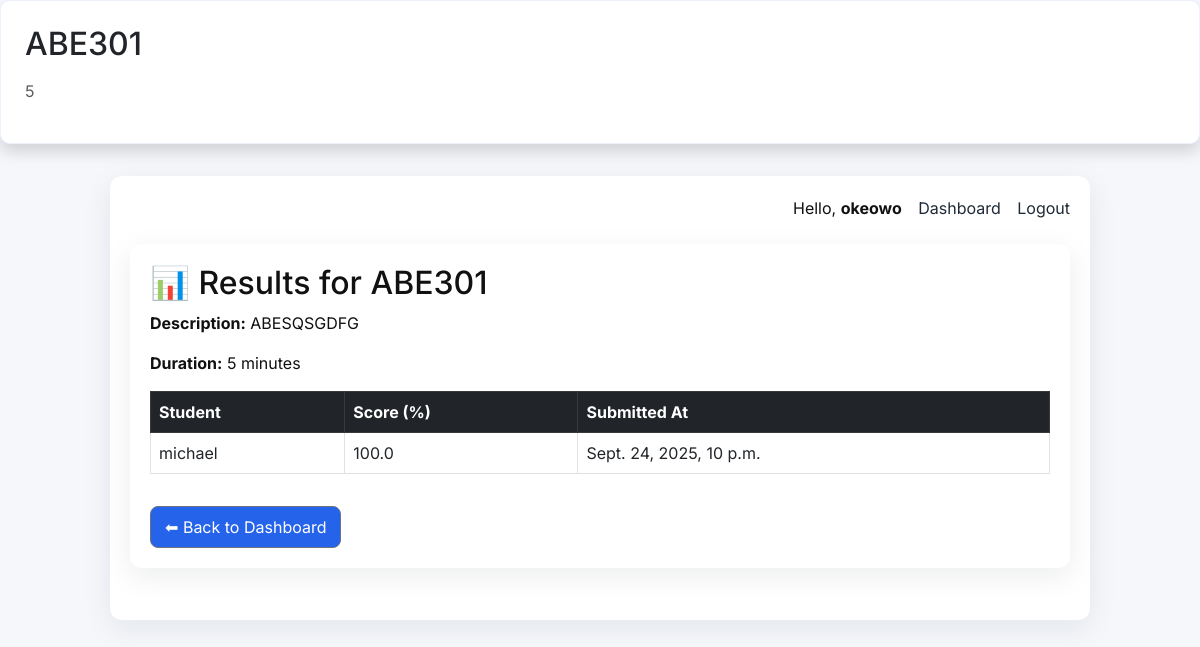
/exam/10/results/ (signed in), run on the app's committed database.
### exams/models.py (models this page shows, shortened)
class Exam(models.Model):
    title = models.CharField(max_length=255)
    description = models.TextField(blank=True)
    start_time = models.DateTimeField(null=True, blank=True)
    duration_minutes = models.PositiveIntegerField(default=10)
    created_by = models.ForeignKey(User, on_delete=models.SET_NULL, null=True, related_name='created_exams')

class StudentSubmission(models.Model):
    student = models.ForeignKey(User, on_delete=models.CASCADE)
    exam = models.ForeignKey(Exam, on_delete=models.CASCADE)
    started_at = models.DateTimeField(auto_now_add=True)
    submitted_at = models.DateTimeField(null=True, blank=True)
    answers = models.JSONField(default=dict)
    score = models.FloatField(null=True, blank=True)

### exams/views.py (the view)
# urls.py: path('exam/<int:exam_id>/results/', views.exam_results, name='exam_results'),
@login_required
def exam_results(request, exam_id):
    exam = get_object_or_404(Exam, id=exam_id)
    if request.user.profile.role != 'staff' or exam.created_by != request.user:
        messages.error(request, "You are not allowed to view results for this exam.")
        return redirect('exams:dashboard')
    submissions = StudentSubmission.objects.filter(exam=exam).select_related("student")
    return render(request, "exams/exam_results.html", {
        "exam": exam,
        "submissions": submissions
    })

### exams/templates/exams/exam_results.html (shortened to what this page needs)
{% extends 'exams/base.html' %}
{% block content %}
<div class="container mt-4">
  <h2>📊 Results for {{ exam.title }}</h2>
  <p><strong>Description:</strong> {{ exam.description }}</p>
  <p><strong>Duration:</strong> {{ exam.duration_minutes }} minutes</p>
  <table class="table table-bordered table-hover mt-3">
    <thead class="table-dark">
      <tr>
        <th>Student</th>
        <th>Score (%)</th>
        <th>Submitted At</th>
      </tr>
    </thead>
    <tbody>
      {% for s in submissions %}
        <tr>
          <td>{{ s.student.username }}</td>
          <td>{{ s.score }}</td>
          <td>{{ s.submitted_at }}</td>
        </tr>
      {% empty %}
        <tr>
          <td colspan="3" class="text-center">No submissions yet.</td>
        </tr>
      {% endfor %}
    </tbody>
  </table>
  <a href="{% url 'exams:dashboard' %}" class="btn btn-secondary mt-3">⬅ Back to Dashboard</a>
</div>
{% endblock %}

### exams/templates/exams/base.html (shortened to what this page needs)
<!doctype html>
<html>
<head>
  <link href="https://cdn.jsdelivr.net/npm/bootstrap@5.3.0/dist/css/bootstrap.min.css" rel="stylesheet">
<div class="card p-4 shadow">
  <h2 class="mb-3">{{ exam.title }}</h2>
  <p class="text-muted">{{ exam.duration_minutes }}</p>
</div>
</head>
<body>
  <div class="container">
    <header>
      <nav>
        {% if user.is_authenticated %}
          Hello, <strong>{{ user.username }}</strong>
          <a href="{% url 'exams:dashboard' %}">Dashboard</a>
          <a href="{% url 'exams:logout' %}">Logout</a>
        {% else %}
          <a href="{% url 'exams:login' %}">Login</a>
          <a href="{% url 'exams:register' %}">Register</a>
        {% endif %}
      </nav>
    </header>
    <main>
      {% block content %}{% endblock %}
    </main>
  </div>
</body>
</html>

### exams/templates/exams/base.html (style rules this page uses)
body { font-family:Inter,system-ui,Segoe UI,Roboto,Helvetica,Arial;margin:0;background:#f5f7fb;color:#111 }
.container { max-width:980px;margin:32px auto;padding:20px;background:white;border-radius:12px;box-shadow:0 8px 30px rgba(14,30,37,.08) }
header { display:flex;justify-content:space-between;align-items:center }
nav a { margin-left:12px;text-decoration:none;color:#1f2937 }
.btn { display:inline-block;padding:8px 14px;border-radius:8px;background:#2563eb;color:white;text-decoration:none }
.card { padding:16px;border-radius:10px;background:#fff;border:1px solid #eef2ff;margin-bottom:12px }

### data on the page
Exam: title "ABE301", duration_minutes "5", description "ABESQSGDFG"
StudentSubmission: student.username "michael", score "100.0", submitted_at "Sept. 24, 2025, 10 p.m."

### other printed values
{{ user.username }} "okeowo"
